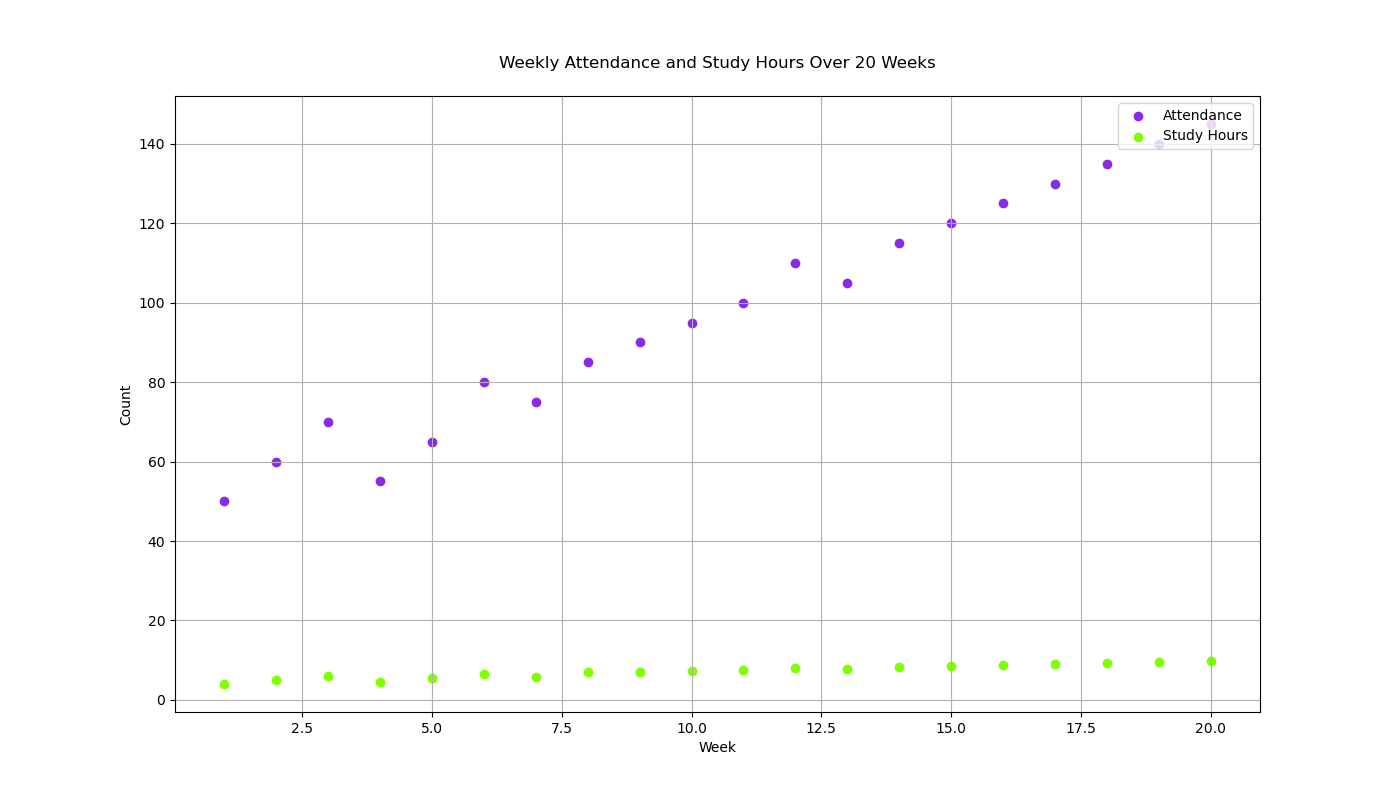

This figure's Python source:

import matplotlib.pyplot as plt

# Data
weeks = [1, 2, 3, 4, 5, 6, 7, 8, 9, 10, 11, 12, 13, 14, 15, 16, 17, 18, 19, 20]
attendance = [50, 60, 70, 55, 65, 80, 75, 85, 90, 95, 100, 110, 105, 115, 120, 125, 130, 135, 140, 145]
hours = [4, 5, 6, 4.5, 5.5, 6.5, 5.8, 6.9, 7, 7.2, 7.5, 8, 7.8, 8.3, 8.5, 8.7, 9, 9.2, 9.5, 9.8]

# Scatter plot
plt.figure(figsize=(14, 8))
plt.scatter(weeks, attendance, color='#8A2BE2', label='Attendance')  # Blue Violet
plt.scatter(weeks, hours, color='#7FFF00', label='Study Hours')  # Chartreuse

# Customize the plot
plt.title('Weekly Attendance and Study Hours Over 20 Weeks', pad=20)
plt.xlabel('Week')
plt.ylabel('Count')
plt.legend(loc='upper right')
plt.grid(True)

# Show the plot
plt.show()
